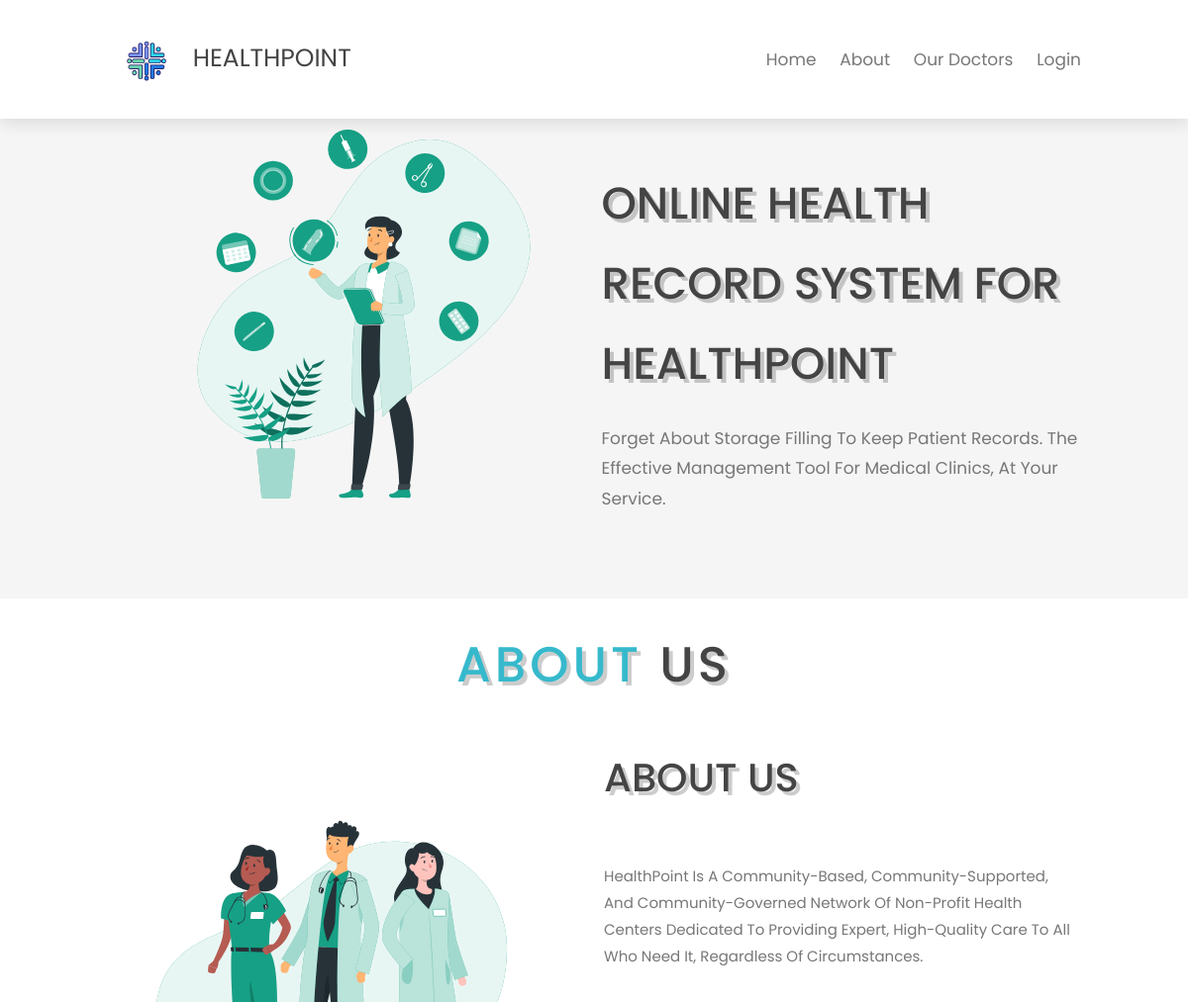
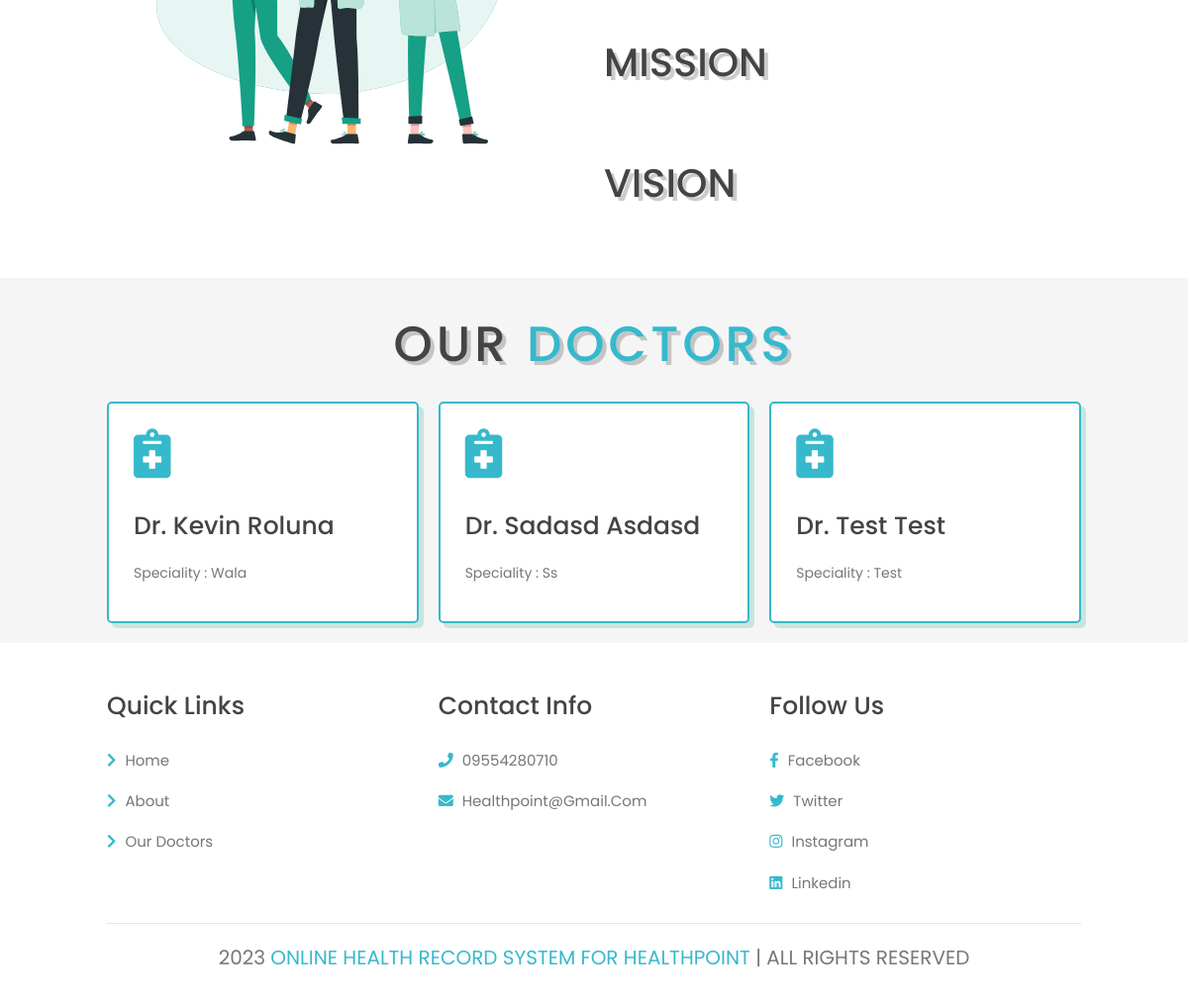
The page / on the database its author committed (2 pictures, top to bottom).
### tables this page shows
CREATE TABLE `is_settings` (
  `id` int(12) NOT NULL,
  `title` text NOT NULL,
  `email` text NOT NULL,
  `contact` text NOT NULL,
  `address` text NOT NULL,
  `facebook` text NOT NULL,
  `mission` text NOT NULL,
  `logo` text NOT NULL,
  `about` text NOT NULL,
  `vision` text NOT NULL
);

CREATE TABLE `is_doctors` (
  `doctor_id` int(12) NOT NULL,
  `firstname` varchar(32) NOT NULL,
  `lastname` varchar(32) NOT NULL,
  `address` text NOT NULL,
  `contact` varchar(36) NOT NULL,
  `email` varchar(100) NOT NULL,
  `username` varchar(50) NOT NULL,
  `password` varchar(50) NOT NULL,
  `speciality` text NOT NULL,
  `monday` int(11) NOT NULL,
  `tuesday` int(11) NOT NULL,
  `wednesday` int(11) NOT NULL,
  `thursday` int(11) NOT NULL,
  `friday` int(11) NOT NULL,
  `saturday` int(11) NOT NULL,
  `sunday` int(11) NOT NULL,
  `times` varchar(50) NOT NULL,
  `timee` varchar(50) NOT NULL,
  `is_active` int(1) NOT NULL,
  `date_added` timestamp NOT NULL DEFAULT current_timestamp()
);

### index.php (the view, shortened to what this page needs)
<?php include("include/header.php");?>
<section class="home" id="home">
    <div class="image">
        <img src="assets/image/home-img.svg" alt="">
    </div>
    <div class="content">
        <h3>ONLINE HEALTH RECORD SYSTEM  FOR <?php echo strtoupper($sval[1]);?></h3>
        <p>Forget about storage filling to keep patient records. the effective management tool for medical clinics, at your service.</p>
    </div>
</section>
<section class="about" id="about">
 <h1 class="heading"> <span>about</span> us </h1>
    <div class="row">
        <div class="image">
            <img src="assets/image/about-img.svg" alt="">
        </div>
        <div class="content">
            <h3>ABOUT US</h3>
            <p><?php echo htmlspecialchars_decode($sval[8]);?> </p>
			<h3>MISSION</h3>
            <p><?php echo htmlspecialchars_decode($sval[6]);?> </p>
			<h3>VISION</h3>
            <p><?php echo htmlspecialchars_decode($sval[9]);?> </p>
        </div>
    </div>
</section>
<section class="services" id="services">
     <h1 class="heading"> our <span>doctors</span> </h1>
    <div class="box-container">
		<?php
		$is_doctors = $mysqli->query("SELECT * from is_doctors");
		while($val = $is_doctors->fetch_object()){
		?>
        <div class="box">
            <i class="fas fa-notes-medical"></i>
            <h3>Dr. <?php echo $val->firstname . ' ' . $val->lastname;?></h3>
            <p>Speciality : <?php echo  $val->speciality;?></p>
        </div>
		<?php } ?>
</div>
</section>
<?php include("include/footer.php");?>

### include/footer.php (shortened to what this page needs)
<section class="footer">
    <div class="box-container">
        <div class="box">
            <h3>quick links</h3>
            <a href="#"> <i class="fas fa-chevron-right"></i> home </a>
            <a href="#"> <i class="fas fa-chevron-right"></i> about </a>
            <a href="#services"> <i class="fas fa-chevron-right"></i> our doctors </a>
        </div>
        <div class="box">
            <h3>contact info</h3>
            <a href="#"> <i class="fas fa-phone"></i> <?php echo  $sval[3];?></a>
            <a href="https://mail.google.com" target="_blank"> <i class="fas fa-envelope"></i> <?php echo  $sval[2];?></a>
        </div>
        <div class="box">
            <h3>follow us</h3>
            <a href="#"> <i class="fab fa-facebook-f"></i> facebook </a>
            <a href="#"> <i class="fab fa-twitter"></i> twitter </a>
            <a href="#"> <i class="fab fa-instagram"></i> instagram </a>
            <a href="#"> <i class="fab fa-linkedin"></i> linkedin </a>
        </div>
    </div>
    <div class="credit"> 2023 <span>ONLINE HEALTH RECORD SYSTEM  FOR HEALTHPOINT</span> | ALL RIGHTS RESERVED </div>
</section>
</body>
</html>

### assets/css/style.css (style rules this page uses)
:root { --green:#36b9cc; --black:#444; --light-color:#777; --box-shadow:.5rem .5rem 0 rgba(22, 160, 133, .2); --text-shadow:.4rem .4rem 0 rgba(0, 0, 0, .2); --border:.2rem solid var(--green); }
* { font-family: 'Poppins', sans-serif; margin:0; padding: 0; box-sizing: border-box; outline: none; border: none; text-transform: capitalize; transition: all .2s ease-out; text-decoration: none; }
html { font-size: 62.5%; overflow-x: hidden; scroll-padding-top: 7rem; scroll-behavior: smooth; }
section { padding:2rem 9%; }
section:nth-child(even) { background: #f5f5f5; }
.heading { text-align: center; padding-bottom: 2rem; text-shadow: var(--text-shadow); text-transform: uppercase; color:var(--black); font-size: 5rem; letter-spacing: .4rem; }
.heading span { text-transform: uppercase; color:var(--green); }
.home { display: flex; align-items: center; flex-wrap: wrap; gap:1.5rem; padding-top: 10rem; }
.home .image { flex:1 1 45rem; }
.home .image img { width: 100%; }
.home .content { flex:1 1 45rem; }
.home .content h3 { font-size: 4.5rem; color:var(--black); line-height: 1.8; text-shadow: var(--text-shadow); }
.home .content p { font-size: 1.7rem; color:var(--light-color); line-height: 1.8; padding: 1rem 0; }
.services .box-container { display: grid; grid-template-columns: repeat(auto-fit, minmax(27rem, 1fr)); gap:2rem; }
.services .box-container .box { background:#fff; border-radius: .5rem; box-shadow: var(--box-shadow); border:var(--border); padding: 2.5rem; }
.services .box-container .box i { color: var(--green); font-size: 5rem; padding-bottom: .5rem; }
.services .box-container .box h3 { color: var(--black); font-size: 2.5rem; padding:1rem 0; }
.services .box-container .box p { color: var(--light-color); font-size: 1.4rem; line-height: 2; }
.about .row { display: flex; align-items: center; flex-wrap: wrap; gap:2rem; }
.about .row .image { flex:1 1 45rem; }
.about .row .image img { width: 100%; }
.about .row .content { flex:1 1 45rem; }
.about .row .content h3 { color: var(--black); text-shadow: var(--text-shadow); font-size: 4rem; line-height: 1.8; }
.about .row .content p { color: var(--light-color); padding:1rem 0; font-size: 1.5rem; line-height: 1.8; }
.footer .box-container { display: grid; grid-template-columns: repeat(auto-fit, minmax(22rem, 1fr)); gap:2rem; }
.footer .box-container .box h3 { font-size: 2.5rem; color:var(--black); padding: 1rem 0; }
.footer .box-container .box a { display: block; font-size: 1.5rem; color:var(--light-color); padding: 1rem 0; }
.footer .box-container .box a i { padding-right: .5rem; color:var(--green); }
.footer .credit { padding: 1rem; padding-top: 2rem; margin-top: 2rem; text-align: center; font-size: 2rem; color:var(--light-color); border-top: .1rem solid rgba(0, 0, 0, .1); }
.footer .credit span { color:var(--green); }

### rows shown on the page
is_settings: title "HEALTHPOINT", about "HealthPoint Is A Community-Based, Community-Supported, And Community-Governed Network Of Non-Profit Health Centers Dedicated To Providing Expert, High-Quality Care To All Who Need It, Regardless Of Circumstances.", contact "09554280710", email "Healthpoint@gmail.com"
is_doctors: firstname "Kevin", lastname "Roluna", speciality "Wala"
is_doctors: firstname "Sadasd", lastname "Asdasd", speciality "Ss"
is_doctors: firstname "Test", lastname "Test", speciality "Test"
